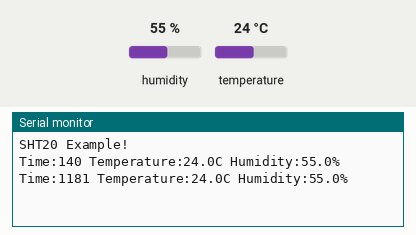
Recording of a sketch running on a simulated Arduino Uno, built with avr-gcc and run on an emulated ATmega328P. Shown: the last lines printed to the serial monitor. Inputs (shaded band) come from the test bench; at power-on: humidity 55 %, temperature 24 °C.

Above: at 1.3 s.
1.4 s: humidity set to 22 %
At 2.7 s:
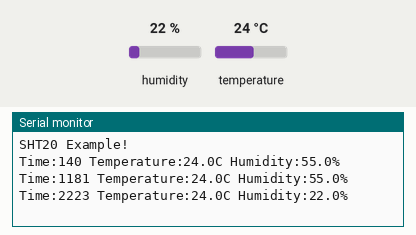
2.9 s: temperature set to 12 °C
At 3.7 s:
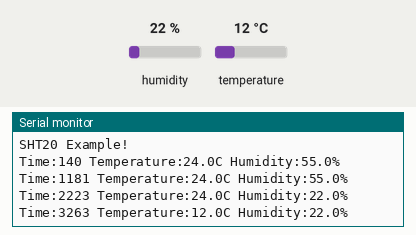
4.4 s: humidity set to 40 %
At 4.4 s:
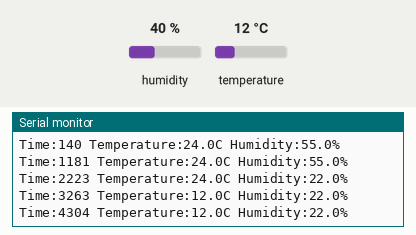
Timing chart, 0 to 7.4 s (numbered marks = the images above; inputs shaded):
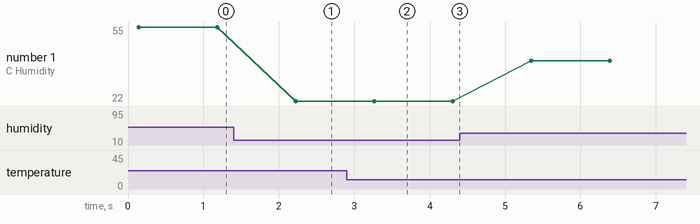

Measured:
- after the input at 1.4 s, the serial monitor: prints a new line after 0.82 s (image 1)
- after the input at 2.9 s, the serial monitor: prints a new line after 0.36 s (image 2)
- plotted number 1: 55 → 22 after the input at 1.4 s, 22 → 40 after the input at 4.4 s

The sketch:

DFRobot_SHT20_test.ino
```cpp
/*!
 * @file  DFRobot_SHT20_test.ino
 * @brief DFRobot's SHT20 Humidity And Temperature Sensor Module
 * @n     This example demonstrates how to read the user registers to display resolution and other settings.
 *        Uses the SHT20 library to display the current humidity and temperature.
 *        Open serial monitor at 9600 baud to see readings.
 *        Errors 998 if not sensor is detected. Error 999 if CRC is bad.
 * Hardware Connections:
 * -VCC = 3.3V
 * -GND = GND
 * -SDA = A4 (use inline 330 ohm resistor if your board is 5V)
 * -SCL = A5 (use inline 330 ohm resistor if your board is 5V)
 */

#include <Wire.h>
#include "DFRobot_SHT20.h"

DFRobot_SHT20    sht20;

void setup()
{
    Serial.begin(9600);
    Serial.println("SHT20 Example!");
    sht20.initSHT20();                                  // Init SHT20 Sensor
    delay(100);
    sht20.checkSHT20();                                 // Check SHT20 Sensor
}

void loop()
{
    float humd = sht20.readHumidity();                  // Read Humidity
    float temp = sht20.readTemperature();               // Read Temperature
    Serial.print("Time:");
    Serial.print(millis());
    Serial.print(" Temperature:");
    Serial.print(temp, 1);
    Serial.print("C");
    Serial.print(" Humidity:");
    Serial.print(humd, 1);
    Serial.print("%");
    Serial.println();
    delay(1000);
}
```
